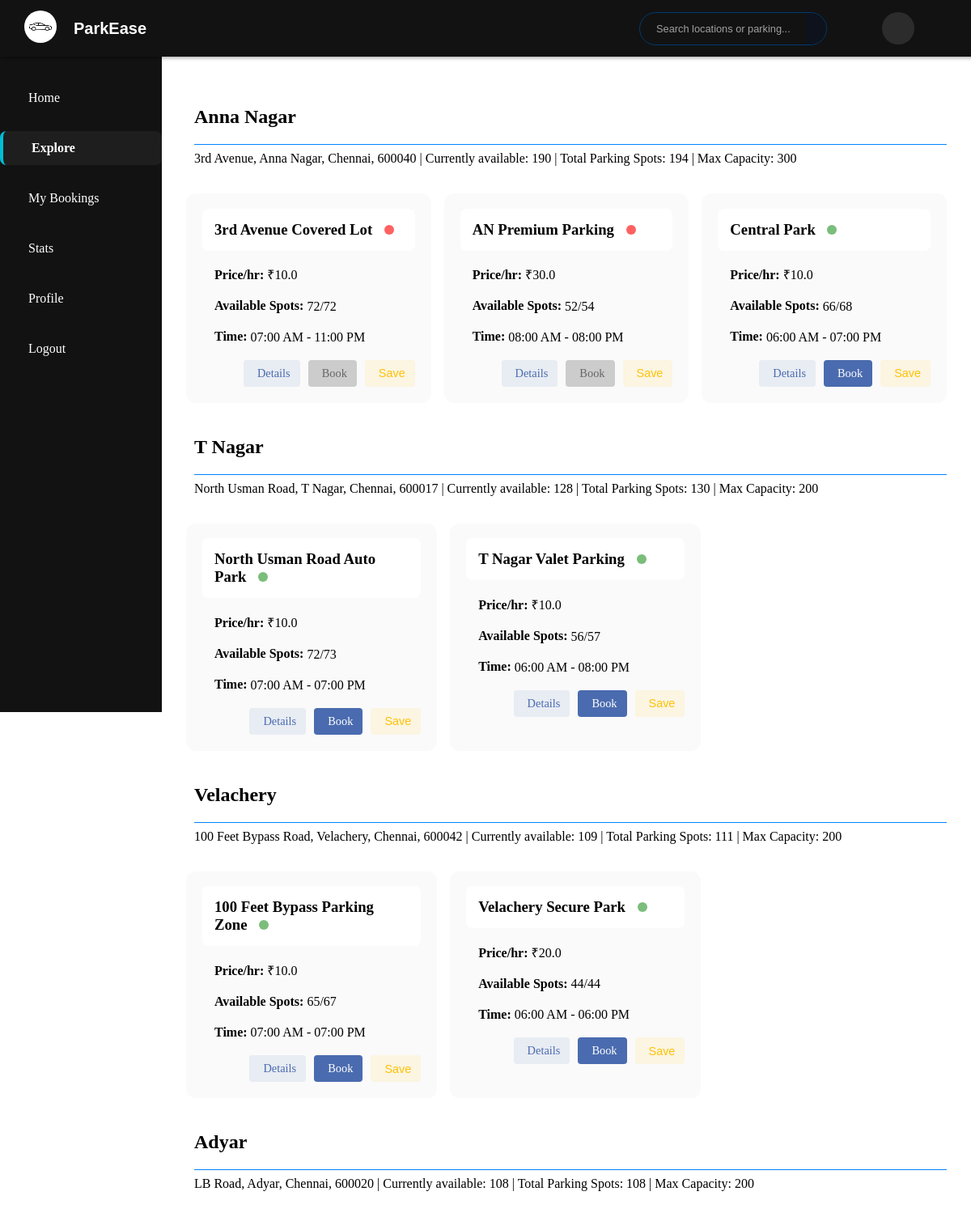
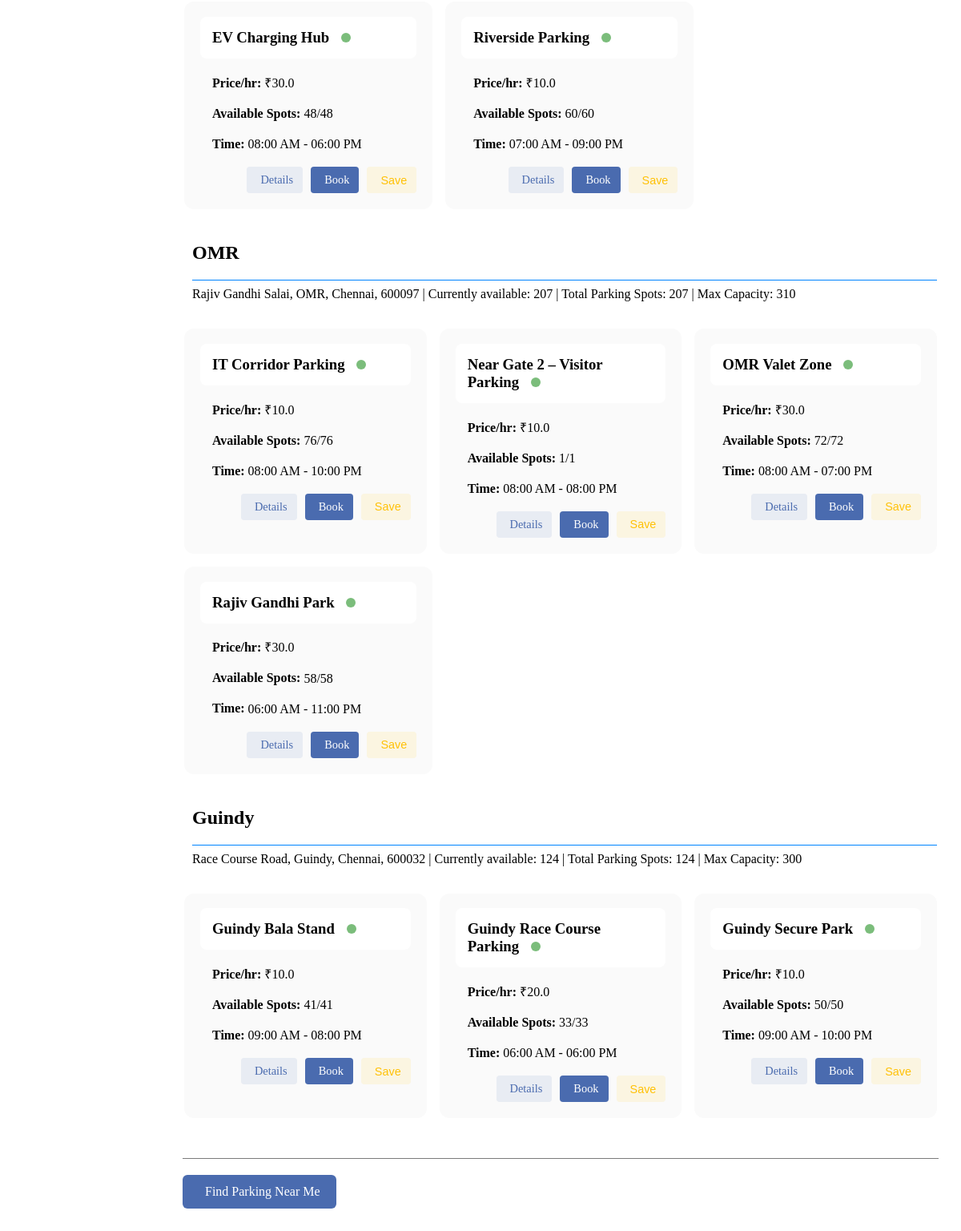
Screenshot of /user/parking_locations with the database file from the repository (2 pictures, top to bottom).
### model.py (models this page shows, shortened)
class ParkingSpot(db.Model):
    id = db.Column(db.Integer, primary_key=True)
    lot_id = db.Column(db.Integer, db.ForeignKey('parking_lot.id'))
    spot_number = db.Column(db.Integer, nullable=False)
    status = db.Column(db.String(1), default='A')  # A = Available, O = Occupied

class Location(db.Model):
    id = db.Column(db.Integer, primary_key=True)
    name = db.Column(db.String(100), nullable=False)
    address = db.Column(db.String(200), nullable=False)
    pin_code = db.Column(db.String(10))
    parking_lots = db.relationship('ParkingLot', backref='location_ref', lazy=True)

class ParkingLot(db.Model):
    id = db.Column(db.Integer, primary_key=True)
    prime_location_name = db.Column(db.String(100))
    price_per_hour = db.Column(db.Float)
    max_parking_spots = db.Column(db.Integer, nullable=False)
    available_spots = db.Column(db.Integer, nullable=False)
    available_from = db.Column(db.Time)
    available_to = db.Column(db.Time)
    is_active = db.Column(db.Boolean, default=True)
    image_url = db.Column(db.String)
    admin_notes = db.Column(db.Text)
    location_id = db.Column(db.Integer, db.ForeignKey('location.id'), nullable=False)
    spots = db.relationship('ParkingSpot', backref='lot', cascade='all, delete-orphan', lazy=True)

### routes/user_routes.py (the view)
@user_bp.route('/parking_locations')
def locations():
    now = datetime.now()
    locations = Location.query.options(
        joinedload(Location.parking_lots).joinedload(ParkingLot.spots)
    ).filter(Location.parking_lots.any(ParkingLot.is_active == True)).all()
    location_data = []
    for location in locations:
        active_lots = [lot for lot in location.parking_lots]
        if not active_lots:
            continue
        total_spots = sum(lot.max_parking_spots for lot in active_lots)
        available_spots = sum(lot.available_spots for lot in active_lots)
        lot_ids = [lot.id for location in locations for lot in location.parking_lots]
        currently_available = 0
        location_lots = []
        for lot in active_lots:
            lot_currently_available = 0
            for spot in lot.spots:
                if spot.status == 'A' or spot.status == 'B':  # Currently Not Occupied
                    conflict = Reservation.query.filter(
                        Reservation.spot_id == spot.id,
                        Reservation.status == 'Confirmed',
                        Reservation.expected_arrival >= now,
                        Reservation.expected_departure >= now
                    ).first()
                    lot_currently_available += 1
                    if not conflict:
                        pass
            currently_available += lot_currently_available
            location_lots.append({
                'id': lot.id,
                'prime_location_name': lot.prime_location_name,
                'price_per_hour': lot.price_per_hour,
                'available_from': lot.available_from,
                'available_to': lot.available_to,
                'is_active': lot.is_active,
                'currently_available_spots': lot_currently_available,  # Actual available now
                'available_spots': lot.available_spots,  # Admin-set available spots
                'total_spots': lot.max_parking_spots  # Max capacity
            })
        location_data.append({
            'name': location.name,
            'address': location.address,
            'pin_code': location.pin_code,
            'total_spots': total_spots,  # Total capacity
            'available_spots': available_spots,  # Admin-set available spots
            'currently_available_spots': currently_available,  # Actually available now
            'lots': location_lots
        })
    favorite_lot_ids = set()
    if current_user.is_authenticated:
        favorite_lot_ids = {f.lot_id for f in current_user.favorites}
    return render_template('user/locations.html',
                         lot_data=location_data,
                         favorite_lot_ids=favorite_lot_ids,
                         now=now)

### templates/user/locations.html (shortened to what this page needs)
{% extends 'user/udash_base.html' %}
{% block custom_styles %}
<link rel="stylesheet" href="{{ url_for('static', filename='/style/user/locations.css') }}">
{% endblock%}
{% block body %}
{% block content %}
<div class="locations-wrapper">
    {% for item in lot_data %}
    <div class="location-section">
        <div class="location-header">
            <h2>
                {{ item.name }}
            </h2>
        </div>
        <p class="location-address">
            {{ item.address }}, {{ item.pin_code }} | Currently available: {{ item.currently_available_spots }} | Total Parking Spots: {{
            item.available_spots }} |   Max Capacity: {{item.total_spots}}
        </p>
        <div class="lot-cards">
            {% for lot in item.lots %}
            <div class="lot-card">
                <h3>
                    {{ lot.prime_location_name }}
                    <div class="status-dot {% if lot.is_active %}active{% else %}inactive{% endif %}"></div>
                </h3>
                <div class="card-details">
                    <p><strong>
                            Price/hr:</strong> ₹{{ lot.price_per_hour }}</p>
                    <p><strong>
                            Available Spots:</strong> {{ lot.currently_available_spots }}/{{ lot.available_spots }}
                    </p>
                    <p><strong>
                            Time:</strong>
                        {{ lot.available_from.strftime('%I:%M %p') }} - {{ lot.available_to.strftime('%I:%M %p') }}
                    </p>
                </div>
                <div class="card-actions">
                    <a href="{{ url_for('user.view_parking_details', lot_id=lot.id) }}" class="action-btn details-btn"
                        title="View Details">
                        <span class="action-label">Details</span>
                    </a>
                    <a href="{{ url_for('user.book_parking', lot_id=lot.id) }}" class="action-btn book-btn
                    {% if not lot.is_active %}
                    disabled
                    {% endif %}" {% if not lot.is_active %} aria-disabled="true" {%endif %}>
                        Book
                    </a>
                    <button class="action-btn favorite-btn" title="Add to Favorites"
                        onclick="toggleFavorite({{ lot.id }})">
                        <span class="action-label">Save</span>
                    </button>
                </div>
            </div>
            {% endfor %}
        </div>
    </div>
    {% endfor %}
</div>
<div class="find-parking">
    <a href="{{url_for('user.search')}}" class="find-parking-btn">
         Find Parking Near Me
    </a>
</div>
{% endblock %}
{% endblock %}

### static/style/user/dashboard.css (style rules this page uses)
.find-parking-btn { background-color: #4a6baf; color: white; padding: 10px 20px; border-radius: 6px; text-decoration: none; display: inline-flex; align-items: center; gap: 8px; transition: background-color 0.2s; }
.find-parking-btn { display: inline-flex; align-items: center; gap: 0.5rem; padding: 0.7rem 1.5rem; background: #3498db; color: white; border-radius: 8px; text-decoration: none; font-weight: 500; transition: background 0.2s; }

### static/style/user/locations.css (style rules this page uses)
.location-section { margin: 2px; }
.location-header h2 { border-bottom: 1px solid rgb(0, 132, 255); padding-bottom: 15px; margin-bottom: 0px; margin-top: 40px; margin-left: 10px; }
.location-address { padding-bottom: 15px; padding-left: 10px; padding-top: 5px; margin-top: 2px; }
.lot-cards { display: flex; flex-wrap: wrap; gap: 1rem; }
.lot-cards > * { flex: 1 1 calc(25% - 1rem); box-sizing: border-box; }
.lot-card { padding: 20px; padding-top: 0px; background-color: #fafafa; border-radius: 12px; max-width: 33%; }
.lot-card h3 { align-items: center; background-color: white; padding: 15px; border-radius: 8px; }
.card-details { padding-left: 15px; }
.status-dot { width: 12px; height: 12px; margin-left: 10px; margin-top: 0px; border-radius: 50%; display: inline-block; }
.status-dot.active { background-color: rgba(0, 128, 0, 0.518); }
.status-dot.inactive { background-color: rgba(255, 0, 0, 0.619); }
.card-actions { display: flex; gap: 10px; margin-top: 15px; justify-content: flex-end; }
.action-btn { display: flex; align-items: center; gap: 5px; padding: 8px 12px; border-radius: 4px; text-decoration: none; font-size: 0.9rem; transition: all 0.2s ease; border: none; cursor: pointer; }
.action-label { display: none; }
.details-btn { background: rgba(74, 107, 175, 0.1); color: #4a6baf; }
.book-btn { background: #4a6baf; color: white; }
.book-btn.disabled { background: #cccccc; color: #666666; cursor: not-allowed; }
.favorite-btn { background: rgba(255, 193, 7, 0.1); color: #ffc107; }
.find-parking { border-top: 1px solid rgb(123, 123, 123); margin-top: 50px; }
.find-parking-btn { display: inline-flex; align-items: center; gap: 8px; background: #4a6baf; color: white; padding: 12px 20px; border-radius: 6px; text-decoration: none; margin-top: 20px; font-weight: 500; }
@media (min-width: 768px) { .action-label { display: inline; } }

### rows the page displays
ParkingSpot: name "Anna Nagar", address "3rd Avenue, Anna Nagar, Chennai", pin_code "600040", currently_available_spots "190", available_spots "194", total_spots "300", prime_location_name "3rd Avenue Covered Lot", price_per_hour "10.0", currently_available_spots "72", available_spots "72", available_from "07:00 AM", available_to "11:00 PM"
ParkingSpot: prime_location_name "AN Premium Parking", price_per_hour "30.0", currently_available_spots "52", available_spots "54", available_from "08:00 AM", available_to "08:00 PM"
ParkingSpot: prime_location_name "Central Park", price_per_hour "10.0", currently_available_spots "66", available_spots "68", available_from "06:00 AM", available_to "07:00 PM"
ParkingSpot: name "T Nagar", address "North Usman Road, T Nagar, Chennai", pin_code "600017", currently_available_spots "128", available_spots "130", total_spots "200", prime_location_name "North Usman Road Auto Park", price_per_hour "10.0", currently_available_spots "72", available_spots "73", available_from "07:00 AM", available_to "07:00 PM"
ParkingSpot: prime_location_name "T Nagar Valet Parking", price_per_hour "10.0", currently_available_spots "56", available_spots "57", available_from "06:00 AM", available_to "08:00 PM"
ParkingSpot: name "Velachery", address "100 Feet Bypass Road, Velachery, Chennai", pin_code "600042", currently_available_spots "109", available_spots "111", total_spots "200", prime_location_name "100 Feet Bypass Parking Zone", price_per_hour "10.0", currently_available_spots "65", available_spots "67", available_from "07:00 AM", available_to "07:00 PM"
ParkingSpot: prime_location_name "Velachery Secure Park", price_per_hour "20.0", currently_available_spots "44", available_spots "44", available_from "06:00 AM", available_to "06:00 PM"
ParkingSpot: name "Adyar", address "LB Road, Adyar, Chennai", pin_code "600020", currently_available_spots "108", available_spots "108", total_spots "200", prime_location_name "EV Charging Hub", price_per_hour "30.0", currently_available_spots "48", available_spots "48", available_from "08:00 AM", available_to "06:00 PM"
ParkingSpot: prime_location_name "Riverside Parking", price_per_hour "10.0", currently_available_spots "60", available_spots "60", available_from "07:00 AM", available_to "09:00 PM"
ParkingSpot: name "OMR", address "Rajiv Gandhi Salai, OMR, Chennai", pin_code "600097", currently_available_spots "207", available_spots "207", total_spots "310", prime_location_name "IT Corridor Parking", price_per_hour "10.0", currently_available_spots "76", available_spots "76", available_from "08:00 AM", available_to "10:00 PM"
ParkingSpot: prime_location_name "Near Gate 2 – Visitor Parking", price_per_hour "10.0", currently_available_spots "1", available_spots "1", available_from "08:00 AM", available_to "08:00 PM"
ParkingSpot: prime_location_name "OMR Valet Zone", price_per_hour "30.0", currently_available_spots "72", available_spots "72", available_from "08:00 AM", available_to "07:00 PM"
ParkingSpot: prime_location_name "Rajiv Gandhi Park", price_per_hour "30.0", currently_available_spots "58", available_spots "58", available_from "06:00 AM", available_to "11:00 PM"
ParkingSpot: name "Guindy", address "Race Course Road, Guindy, Chennai", pin_code "600032", currently_available_spots "124", available_spots "124", total_spots "300", prime_location_name "Guindy Bala Stand", price_per_hour "10.0", currently_available_spots "41", available_spots "41", available_from "09:00 AM", available_to "08:00 PM"
ParkingSpot: prime_location_name "Guindy Race Course Parking", price_per_hour "20.0", currently_available_spots "33", available_spots "33", available_from "06:00 AM", available_to "06:00 PM"
ParkingSpot: prime_location_name "Guindy Secure Park", price_per_hour "10.0", currently_available_spots "50", available_spots "50", available_from "09:00 AM", available_to "10:00 PM"
